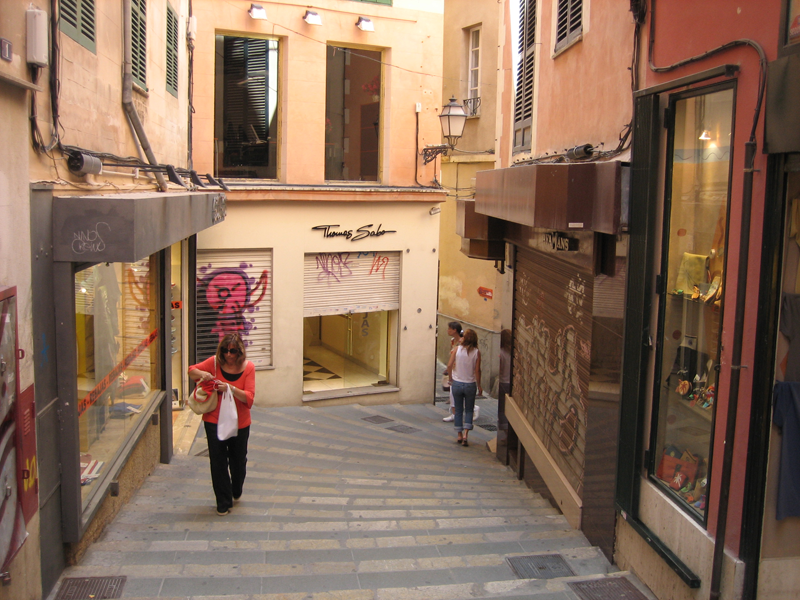
#> input picture Computer Vision Labs/images/palma.png, 800 x 600 px, found by its file name
$ jupyter execute restoration_for_students_Sofiene.ipynb
#> lines starting #> are read from the running program, lines starting #| are printed output that depends on the picture
# Part 3 : Restoration

In this part of the TP, we are going to look at image restoration. We will look at several type of noise and ways to remove this noise. We first define some helper functions.

[cell 1]
from matplotlib import pyplot as plt
import numpy as np
import imageio
from skimage import color

is_colab = True

def read_image(file_name):
#> called with file_name = 'palma.png'
    img_color = imageio.imread(file_name)
#> img_color is the input picture: shape (600, 800, 3); mean R, G, B 138.6, 110.9, 91.7
    img_gray = color.rgb2gray(img_color)
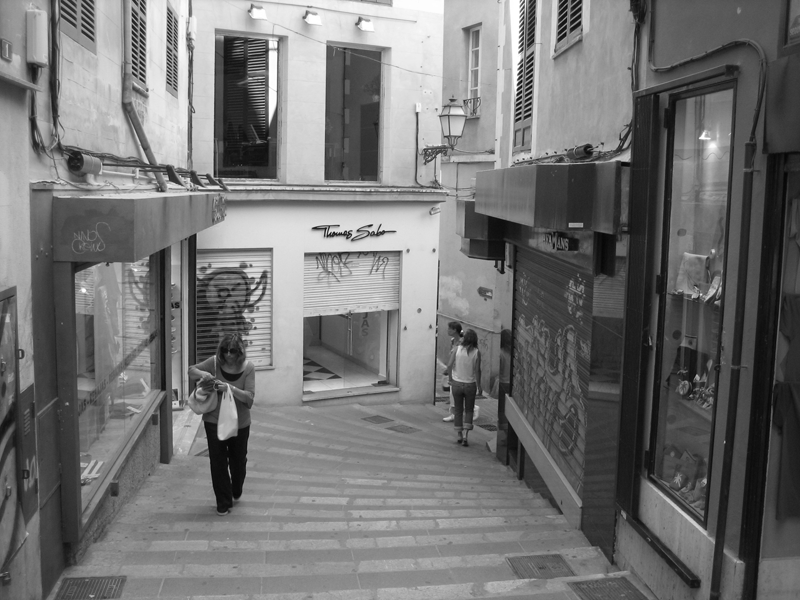
#> img_gray: shape (600, 800) float64; min 0.0229, max 1, mean 0.453
    return img_gray,img_color

def write_image(img_in,file_name_out):
    imageio.imwrite(file_name_out, np.uint8(255.0*img_in))

def display_image(img_in):
    plt.figure(figsize=(10, 10))
    if (img_in.ndim == 2):
        plt.imshow(img_in,cmap='gray')
    elif (img_in.ndim == 3):
        # careful, in this case we supppose the pixel values are between 0 and 255
        plt.imshow(np.uint8(img_in))
    else:
        print('Error, unknown number of dimensions in image')
    return
def display_spectrum(img):
    f = np.fft.fft2(img)
    fshift = np.fft.fftshift(f)
    magnitude_spectrum = np.log(1+np.abs(fshift))
    return plt.imshow(magnitude_spectrum, cmap="gray")

[cell 2]
file_dir = 'images/'
file_name = 'palma'
file_ext = '.png'

if (is_colab == True):
  !wget "https://perso.telecom-paristech.fr/anewson/doc/images/palma.png"
  img_gray,_ = read_image(file_name+file_ext)
else:
  img_gray,_ = read_image(file_dir+file_name+file_ext)

display_image(img_gray)
img_gray.shape
#> Out = (600, 800)

We will look at the following noise types :

- Gaussian noise
- Impulse (salt-and-pepper) noise
- Missing pixels

Fill in the following functions to add this noise to a gray-level image. Do not forget to clip the pixe values to the range $(0,1)$.

[cell 3]
def add_gaussian_noise(img_in,sigma_noise = 0.01):

  #INSERT CODE HERE
#> called with sigma_noise = 0.05
  normal_noise = np.random.normal(0,sigma_noise,img_in.shape)
  img_out = img_in + normal_noise
  img_out = np.clip(img_out,0,1)
  return img_out


def add_impulse_noise(img_in,p=0.9):
  #INSERT CODE HERE
#> called with p = 0.9
  w,h = img_in.shape
#> w = 600; h = 800
  img_out = np.zeros((w,h))
  for i in range(w):
    for j in range(h):
      img_out[i,j] =  np.random.binomial(1,p)*img_in[i,j] + (1-np.random.binomial(1,p))*np.random.binomial(1,0.5)
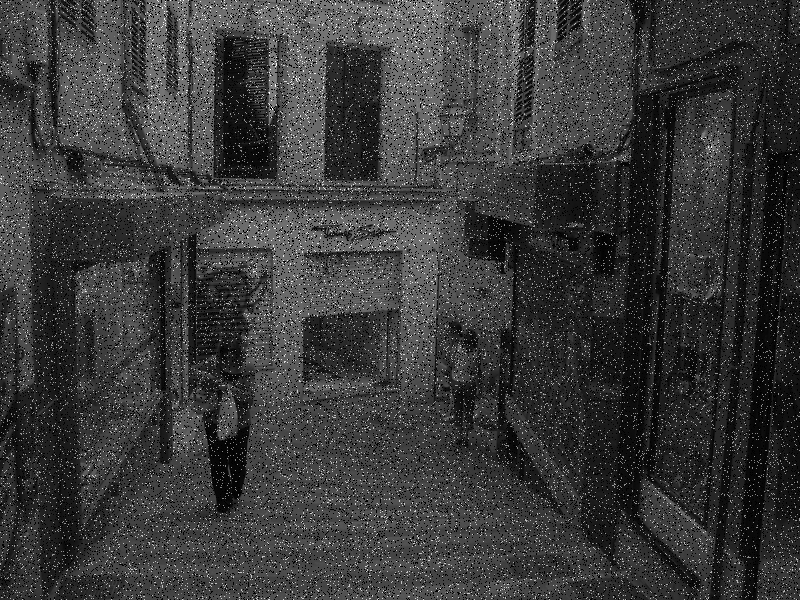
#> img_out: shape (600, 800) float64; min 0, max 2, mean 0.458; drawn with min black and max white
  img_out = np.clip(img_out,0,1)
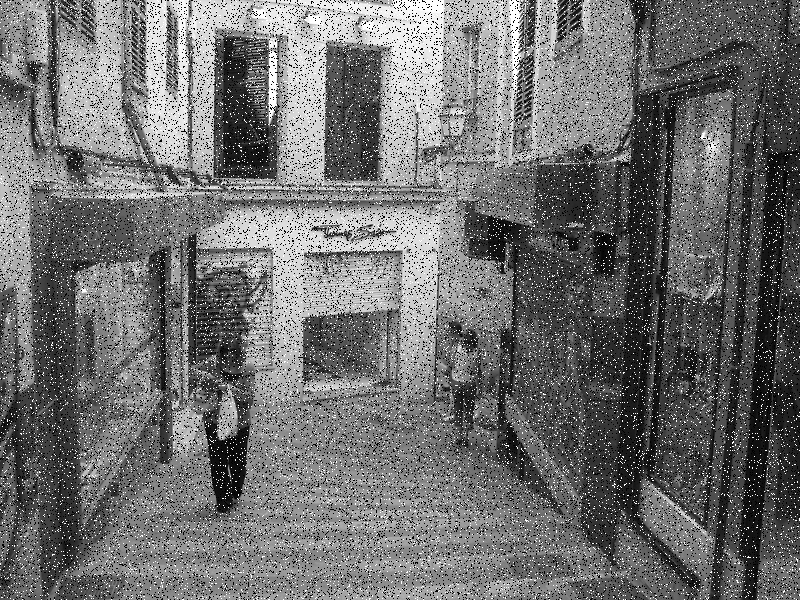
#> img_out: shape (600, 800) float64; min 0, max 1, mean 0.437
  return img_out

def add_missing_pixels_noise(img_in,p=0.9):
  #INSERT CODE HERE
  img_out = img_in*np.random.binomial(1,p)
  img_out = np.clip(img_out,0,1)
  return img_out

Add the different noises to the input image, and display (or write) the results. Use the following parameters :

- sigma_noise=0.05 for the gaussian noise
- $p=0.9$ (the probability of a pixel __not__ being affected, for the impulse noise and missing pixels

[cell 4]
sigma_noise = 0.05
p = 0.9
#INSERT CODE HERE
img_gray_gaussian = add_gaussian_noise(img_gray,sigma_noise)
write_image(img_gray_gaussian,file_name+'_gaussian_noise.png')

#INSERT CODE HERE
img_gray_impulse = add_impulse_noise(img_gray,p)
write_image(img_gray_impulse,file_name+'_impulse_noise.png')

#INSERT CODE HERE
img_gray_missing = add_missing_pixels_noise(img_gray,p)
write_image(img_gray_missing,file_name+'_missing_pixels.png')

__Question 3.1__ For each type of noise, propose a restoration filter (see course slides)

__Answer__: we can simply use a gaussian filter for the gaussin noise, and a median filter for the impluse noise and missing pixels noise

Implement these restoration techniques in appropriately named functions, and write the corresponding output images. Try to find the parameters which give the best results (visually).

__Note__, you can use the filtering functions of the ``scipy.ndimage`` package, where the filtering is already implemented

[cell 5]
from scipy import ndimage

def gaussian_filter(img,sigma = 3):
  #INSERT CODE HERE
#> called with sigma = 1
  img_out = ndimage.gaussian_filter(img,sigma)
  return img_out


def median_filter(img,median_size):
  #INSERT CODE HERE
#> called with median_size = 3
  img_out = ndimage.median_filter(img,median_size)
  return img_out

sigma_gauss = 1.0
img_out_gaussian = gaussian_filter(img_gray_gaussian,sigma_gauss)
write_image(img_out_gaussian,file_name+'_denoised_gaussian.png')

median_size = 3
img_out_impulse_median = median_filter(img_gray_impulse,median_size)
write_image(img_out_impulse_median,file_name+'_impulse_denoised_median.png')

img_out_missing_median = median_filter(img_gray_missing,median_size)
write_image(img_out_missing_median,file_name+'_missing_denoised_median.png')

__Question 3.2__ Roughly speaking, what is the tradeoff which you are trying to achieve by tuning the parameters ?

__Answer__ : The more noise we wish to eliminate, the worse the image quality will be.

### Evaluation

A commonly used metric for denoising is the ''Peak Signal-to-Noise Ratio'' (PSNR). This is linked to the commonly known mean squared error. The mean squared error is defined, for a reference image $Y$ and a restored image $Y$, of size $m \times n$ as :

- MSE$(Y,I) = \frac{1}{mn} \sum_{x,y} \left( I_{x,y} - Y_{x,y}\right)^2 $

The PSNR is defined, in Decibels, as :

PSNR$(Y,I) = 10 * \log{\left( \frac{I_{max}^2}{MSE(Y,I)} \right)}$,

where $I_{max}$ is the maximum value of the image. For us (normalised to 1), this gives :

PSNR$(Y,I) = -10 * \log{ \left({MSE(Y,I)} \right)}$.

Implement this in a function, and create a code to plot the PSNR for several values of the paramter, __in the Gaussian case only__.

[cell 6]
def PSNR(img,img_ref):
    #INSERT CODE HERE
    n,m = img.shape
#> n = 600; m = 800
    mse = (1/m*n) * np.sum((img-img_ref)**2)
#> mse = 889.3
    psnr = -10*np.log(mse)
#> psnr = -67.9
    return psnr

#INSERT CODE HERE

sigmas = np.linspace(0,100,10)
psnr_wrt_sigma = [PSNR(img_gray,gaussian_filter(img_gray_gaussian,sigma)) for sigma in sigmas]
#> in gaussian_filter (call 5), `img_out = ndimage.gaussian_filter(img,sigma)`:
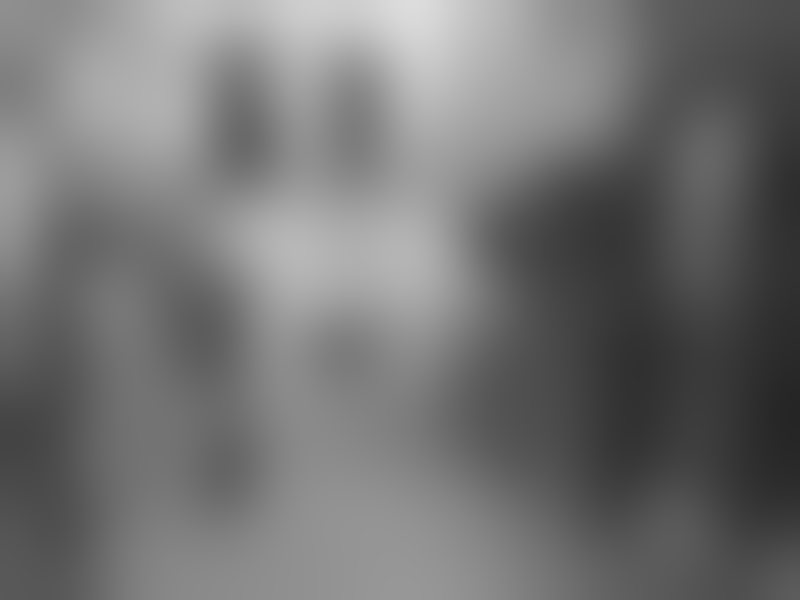
#> img_out: shape (600, 800) float64; min 0.147, max 0.865, mean 0.453
#> in gaussian_filter (call 8), `img_out = ndimage.gaussian_filter(img,sigma)`:
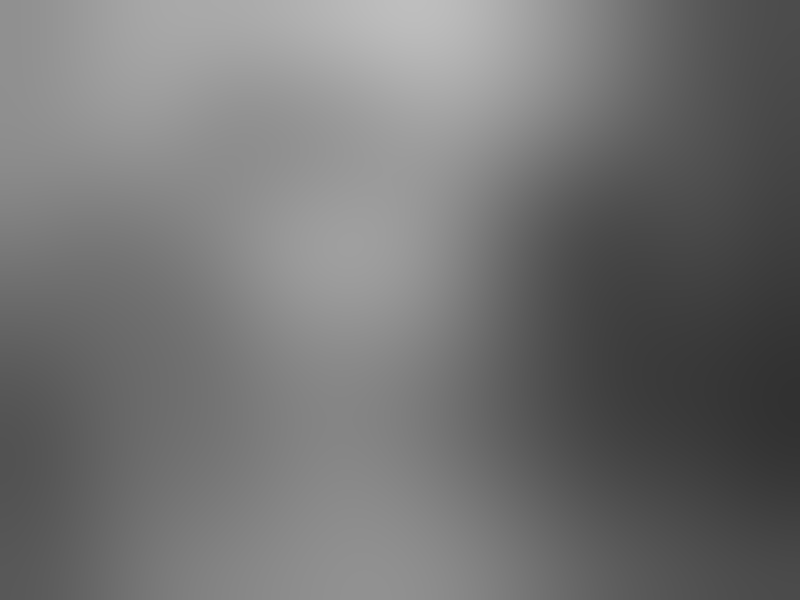
#> img_out: shape (600, 800) float64; min 0.194, max 0.747, mean 0.453
#> psnr_wrt_sigma = [-67.9, -82.65, -86.78, -89.17, -90.57, -91.39, -91.94, -92.34, -92.68, -92.97]


plt.figure(figsize=(10,5))
plt.plot(sigmas,psnr_wrt_sigma)
plt.xlabel("Sigma")
plt.ylabel("PSNR")
plt.title("PSNR variation with respect to sigma")
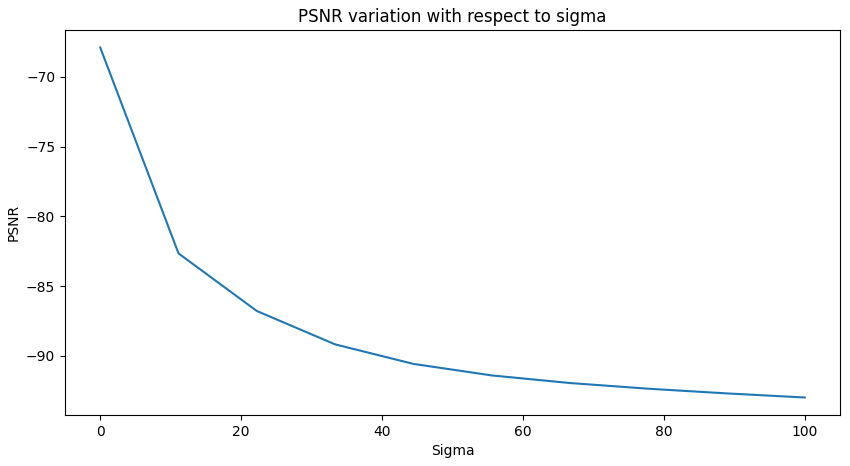
#> figure drawn by matplotlib, 1 panel; curve peaks at x = 0, y = -67.9

## Deconvolution

In this part of the TP, we are going to try and invert a convolution operation. This is called __deconvolution__, and can be carried out in the Fourier domain, as follows. For an image $I$, filter $f$ and an output $Y$, if we have :

$Y = I \ast f$,

then using the convolution theorem (see lesson), we have :

$I = \text{IFFT}\left(\frac{\hat{Y}}{\hat{f}}\right)$

where $\hat{Y}$ and $\hat{f}$ are the Fourier transforms of $Y$ and $f$ respectively.

To simplify the problem, we take a square image for this part of the TP.

[cell 7]
file_dir = 'images/'
file_name = 'boston'
file_ext = '.png'

if (is_colab == True):
  !wget "https://perso.telecom-paristech.fr/anewson/doc/images/boston.png"
  img_gray,_ = read_image(file_name+file_ext)
#> call 2 of read_image, with file_name = 'boston.png'
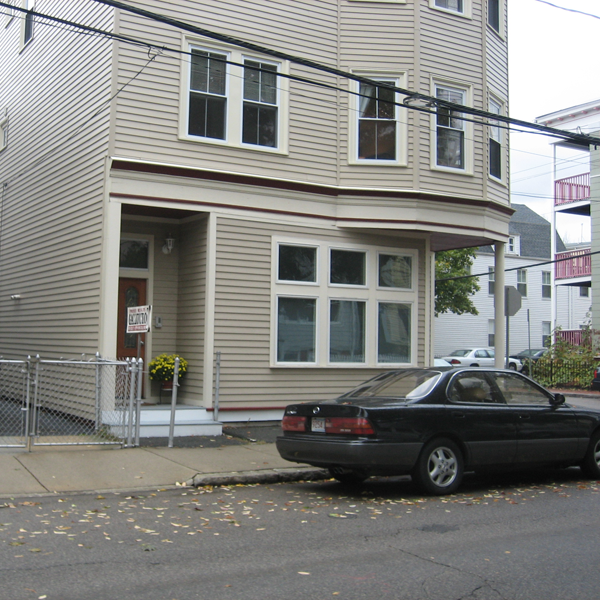
#> input picture Computer Vision Labs/images/boston.png, 600 x 600 px, found by its file name
#> in read_image, img_color is the input picture: shape (600, 600, 3); mean R, G, B 132.2, 132.4, 129.1
else:
  img_gray,_ = read_image(file_dir+file_name+file_ext)
img_gray.shape

display_image(img_gray)
img_gray.shape
#> Out = (600, 600)

Now, let us consider the following fiter, defined in the Fourier domain :

[cell 8]
from scipy import signal

img_size = img_gray.shape[0]
#> img_size = 600
h_size = int(np.floor(img_size/2.0))
#> h_size = 300
f_hat = np.zeros((img_size,img_size))

X = np.asarray(range(-h_size,h_size))
#> X = 600 values from -300 to 299
f_hat = np.tile( np.expand_dims( np.exp(-( X**2) / (2.0*(20.0**2))) , axis=1), (1,img_size)).T
f_hat /= f_hat.sum()
f_hat = np.fft.ifftshift(f_hat)
plt.imshow( np.log( np.abs(f_hat)+1), cmap = 'gray')

print(f_hat.shape)
#| (600, 600)
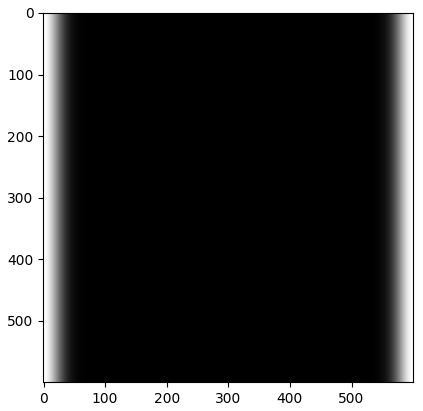
#> figure drawn by matplotlib, 1 panel

Using the convolution theorem and the inverse Fourier transform, carry out the convolution of the input image with $f$ and write the result ``img_convolved`` to an output file

[cell 9]
#INSERT CODE HERE
img_fft = np.fft.fft2(img_gray)
#img_ftt = np.fft.fftshift(img_fft)
img_convolved_fft = img_fft * f_hat
img_convolved = np.fft.ifft2(img_convolved_fft)
img_convolved = np.real(img_convolved)
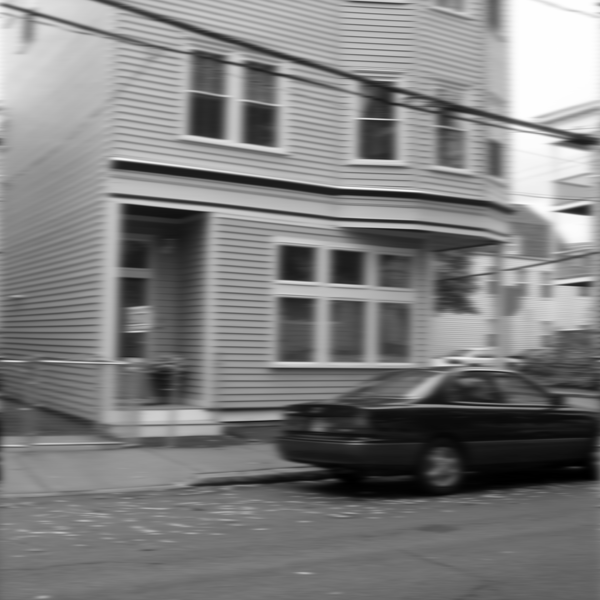
#> img_convolved: shape (600, 600) float64; min 1.19e-06, max 3.32e-05, mean 1.72e-05; drawn with min black and max white

[cell 10]
display_image(img_convolved)

[cell 11]
display_spectrum(img_gray)
#> in display_spectrum, `magnitude_spectrum = np.log(1+np.abs(fshift))`:
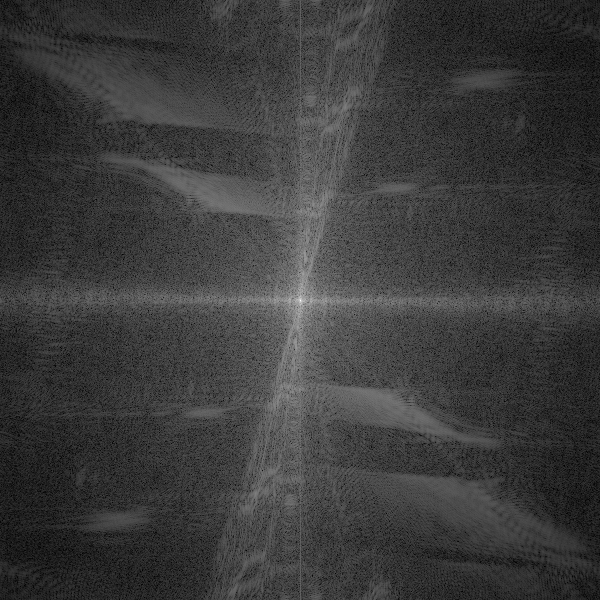
#> magnitude_spectrum: shape (600, 600) float64; min 0.058, max 12.14, mean 2.89; drawn with min black and max white

[cell 12]
display_spectrum(img_convolved)

__Question 3.3__ What does this filter do (you can use the visualisation method from the first part of the TP to see what the filter spectrum looks like) ? How can this happen in real life ?

__Answer__: When we look closly to the spectrum's magnitude of the convolved image, we can see a small dot in the middle. And if we compare this with the spectrum of the unfiltred image, we can say that the filter's role is to reduce the magnitude of the image frequencies, thus inducing a blurring effect. This effect can happen by taking images while moving a lot, or it can happen by taking images of fast moving objects.

Now, create a function which carries out a deconvolution in the Fourier domain, given an image and the Fourier transform of the filter $\hat{f}$. You can reuse the code in the first part of the TP. Carry out the deconvolution on ``img_convolved`` and write the result to an output file. Remember to renormalise the output image.

__Important note__ : You will have a problem with very small values of $\hat{f}$ (division by 0). Propose a simple method to address this issue (look at the formula at the beginning of this section on deconvolution).

[cell 13]
def deconvolve_fourier(img,f_hat):
    #INSERT CODE HERE
    img_fft = np.fft.fft2(img)
    img_fft = np.fft.fftshift(img_fft)
    real_img = img_fft / (f_hat+ 1e-10)
    img_out = np.fft.ifft2(np.fft.ifftshift(real_img))
    return img_out


img_out = np.real(deconvolve_fourier(img_convolved,f_hat))
#> img_out: shape (600, 600) float64
img_out -= img_out.min()
img_out /= img_out.max()


write_image(img_out,file_name+'_deconvolved.png')
